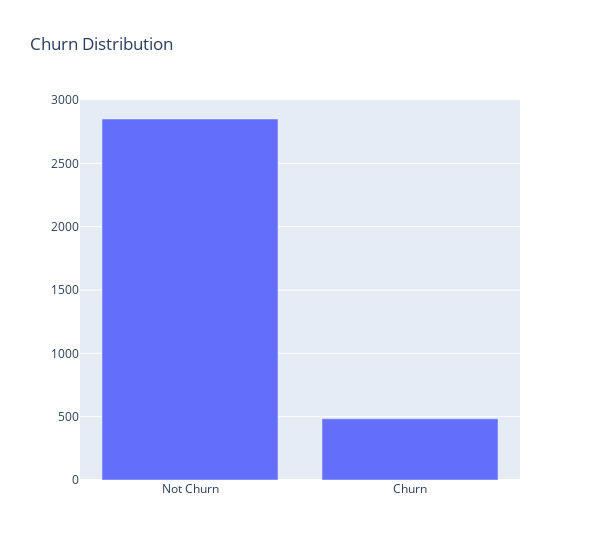

Here is the notebook cell this chart was saved with:
### Markdown cell above
##### 3.2.1.1 Distribution of  "Churn"  Feature

### Code cell
#plotting the target variable distribution
class_counts = data.groupby("churn").size()

# Plot churn distribution using Plotly
fig = go.Figure(
    data=[go.Bar(x=data['churn'].value_counts().index, y=data['churn'].value_counts().values)],
    layout=go.Layout(title="Churn Distribution", xaxis=dict(tickvals=[0, 1], ticktext=["Not Churn", "Churn"]), width=600)
)

fig.show()

### Figure 1 — Plotly figure (JSON) as saved in the notebook; plotly's stock layout.template omitted (floating-point values rounded to 4 significant figures)
{"data": [{"type": "bar", "x": [false, true], "y": [2850, 483]}], "layout": {"title": {"text": "Churn Distribution"}, "width": 600, "xaxis": {"ticktext": ["Not Churn", "Churn"], "tickvals": [0, 1]}}}
